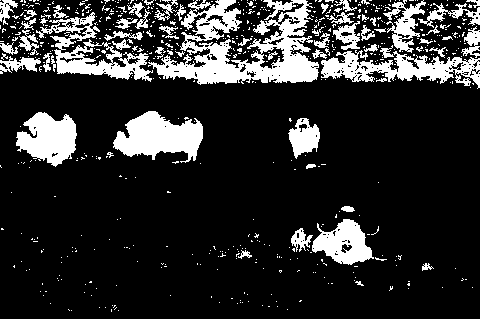
//> input picture Images/binary.bmp, 480 x 319 px
$ ./morphology   (built with g++ and OpenCV 4)
//> lines starting //> are read from the running program, lines starting //| are printed output that depends on the picture; after the words box and inside, x2 and y2 are one past the last pixel; in counts of white or black regions, pixels touching at a corner belong together
#include <opencv2\core.hpp>
#include <opencv2\imgproc.hpp>
#include <opencv2\highgui.hpp>

int main()
{
	cv::Mat image = cv::imread("binary.bmp");
//> image is the input picture: 319 rows x 480 cols, CV_8UC3; 17.9% white; 653 white regions (591 under 20 px), largest, box (x1, y1, x2, y2) and area: (148, 0, 319, 85) 6792, (113, 111, 203, 163) 2862, (321, 50, 480, 89) 2815
	if (!image.data)return 0;
	cv::namedWindow("Image");
	cv::imshow("Image", image);

	// cv::erode()腐蚀图像
	// 采用默认的3x3结构元素
	cv::Mat eroded;  // 目标图像
	cv::erode(image, eroded, cv::Mat());
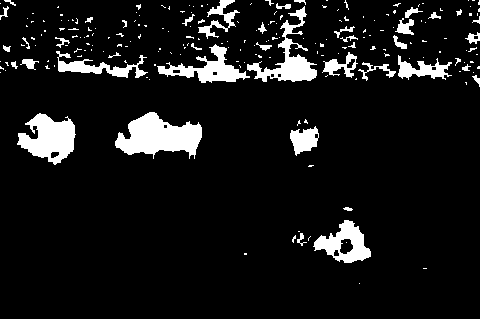
//> eroded: 319 rows x 480 cols, CV_8UC3; 8.9% white; 213 white regions (171 under 20 px), largest, box (x1, y1, x2, y2) and area: (115, 112, 202, 159) 2451, (17, 113, 76, 165) 1829, (247, 6, 317, 82) 1514
	// 显示腐蚀图像
	cv::namedWindow("Eroded Image");
	cv::imshow("Eroded Image", eroded);

	// cv::dilate膨胀图像
	cv::Mat dilated; // 目标图像
	cv::dilate(image, dilated, cv::Mat());
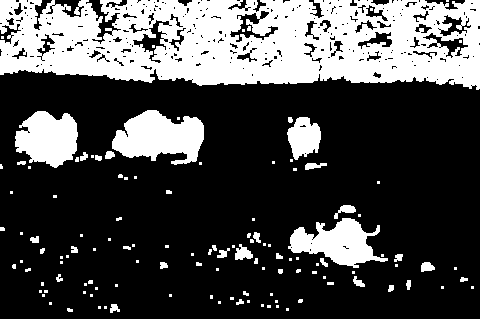
//> dilated: 319 rows x 480 cols, CV_8UC3; 29.2% white; 124 white regions (85 under 20 px), largest, box (x1, y1, x2, y2) and area: (0, 0, 480, 90) 32599, (112, 110, 204, 165) 3349, (288, 218, 388, 268) 2612
	// 显示膨胀图像
	cv::namedWindow("Dilated Image");
	cv::imshow("Dilated Image", dilated);

	// ----------------------------------------
	// 用更大的结构元素腐蚀图像
	// 创建7x7的mat变量，其中全部元素都为1
	cv::Mat element(7, 7, CV_8U, cv::Scalar(1));
	// 用这个结构元素腐蚀图像
	cv::erode(image, eroded, element);
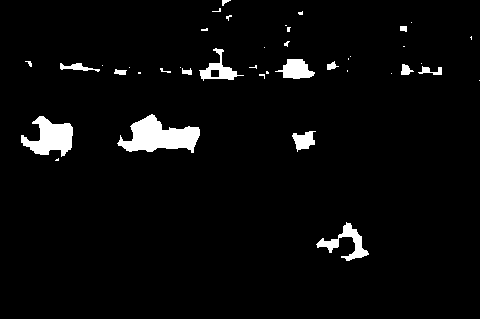
//> eroded: 319 rows x 480 cols, CV_8UC3; 3.7% white; 41 white regions (25 under 20 px), largest, box (x1, y1, x2, y2) and area: (117, 114, 200, 153) 1808, (21, 116, 73, 157) 1221, (316, 222, 369, 261) 643
	cv::namedWindow("Eroded Image (7x7)");
	cv::imshow("Eroded Image (7x7)", eroded);

	// ----------------------------------------
	// 腐蚀图像三次
	cv::erode(image, eroded, cv::Mat(), cv::Point(-1, -1), 3);
	cv::namedWindow("Eroded Image (3 times)");
	cv::imshow("Eroded Image (3 times)", eroded);

	// ----------------------------------------
	// 闭合图像（对图像先膨胀后腐蚀）
	cv::Mat element5(5, 5, CV_8U, cv::Scalar(1));
	cv::Mat closed;
	cv::morphologyEx(image, closed,  // 输入和输出的图像
		cv::MORPH_CLOSE,             // 运算符
		element5);                   // 结构元素
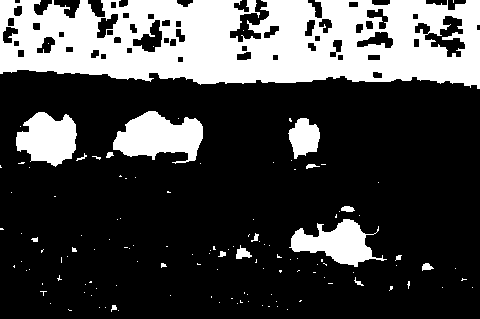
//> closed: 319 rows x 480 cols, CV_8UC3; 26.8% white; 128 white regions (110 under 20 px), largest, box (x1, y1, x2, y2) and area: (0, 0, 480, 89) 31678, (113, 111, 203, 164) 3008, (16, 112, 77, 167) 2330
	// 显示闭合图像
	cv::namedWindow("Closed Image");
	cv::imshow("Closed Image", closed);

	// 开启图像（对图像先腐蚀后膨胀）
	cv::Mat opened;
	cv::morphologyEx(image, opened, cv::MORPH_OPEN, element5);
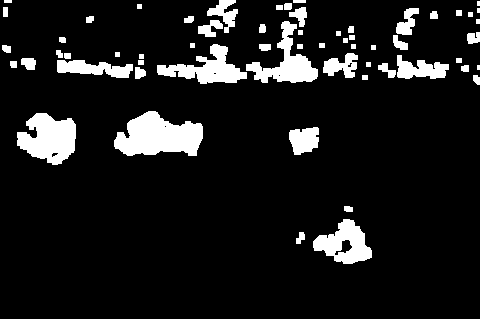
//> opened: 319 rows x 480 cols, CV_8UC3; 10.3% white; 60 white regions (3 under 20 px), largest, box (x1, y1, x2, y2) and area: (114, 111, 203, 156) 2747, (17, 113, 76, 165) 2092, (246, 21, 318, 83) 1627
	// 显示开启图像
	cv::namedWindow("Opened Image");
	cv::imshow("Opened Image", opened);

	cv::waitKey();
	return 0;
}
